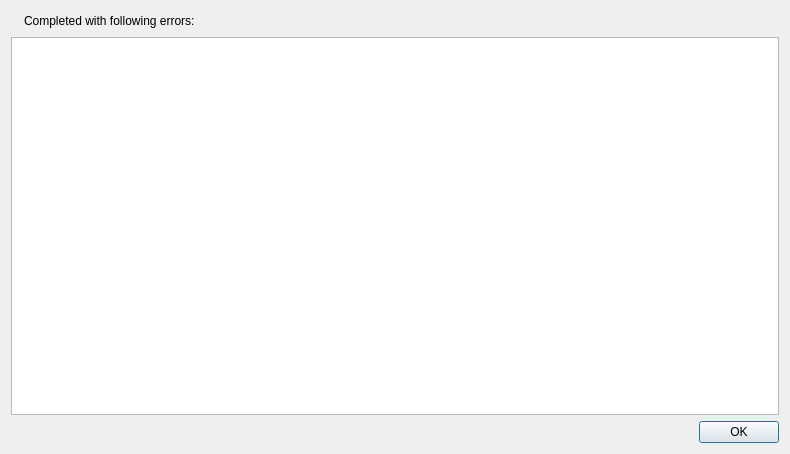
<?xml version="1.0" encoding="UTF-8"?>
<ui version="4.0">
 <class>ErrorsListDialog</class>
 <widget class="QDialog" name="ErrorsListDialog">
  <property name="geometry">
   <rect>
    <x>0</x>
    <y>0</y>
    <width>790</width>
    <height>454</height>
   </rect>
  </property>
  <property name="windowTitle">
   <string>ErrorsListDialog</string>
  </property>
  <layout class="QVBoxLayout" name="verticalLayout">
   <item>
    <widget class="QWidget" name="widget" native="true">
     <layout class="QHBoxLayout" name="horizontalLayout">
      <property name="leftMargin">
       <number>0</number>
      </property>
      <property name="topMargin">
       <number>0</number>
      </property>
      <property name="rightMargin">
       <number>0</number>
      </property>
      <property name="bottomMargin">
       <number>0</number>
      </property>
      <item>
       <widget class="QLabel" name="label">
        <property name="text">
         <string/>
        </property>
        <property name="pixmap">
         <pixmap resource="../../../../dentalplaettchen/trunk/source/dp/MainWindow.qrc">:/Resources/Simulation/nok.ico</pixmap>
        </property>
       </widget>
      </item>
      <item>
       <widget class="QLabel" name="label_2">
        <property name="text">
         <string>Completed with following errors:</string>
        </property>
       </widget>
      </item>
      <item>
       <spacer name="horizontalSpacer">
        <property name="orientation">
         <enum>Qt::Horizontal</enum>
        </property>
        <property name="sizeHint" stdset="0">
         <size>
          <width>40</width>
          <height>20</height>
         </size>
        </property>
       </spacer>
      </item>
     </layout>
    </widget>
   </item>
   <item>
    <widget class="QTableView" name="tableView"/>
   </item>
   <item>
    <widget class="QDialogButtonBox" name="buttonBox">
     <property name="standardButtons">
      <set>QDialogButtonBox::Ok</set>
     </property>
    </widget>
   </item>
  </layout>
 </widget>
 <layoutdefault spacing="6" margin="11"/>
 <resources>
  <include location="../../../../dentalplaettchen/trunk/source/dp/MainWindow.qrc"/>
  <include location="MainWindow.qrc"/>
 </resources>
 <connections>
  <connection>
   <sender>buttonBox</sender>
   <signal>accepted()</signal>
   <receiver>ErrorsListDialog</receiver>
   <slot>close()</slot>
   <hints>
    <hint type="sourcelabel">
     <x>394</x>
     <y>428</y>
    </hint>
    <hint type="destinationlabel">
     <x>394</x>
     <y>226</y>
    </hint>
   </hints>
  </connection>
 </connections>
</ui>
